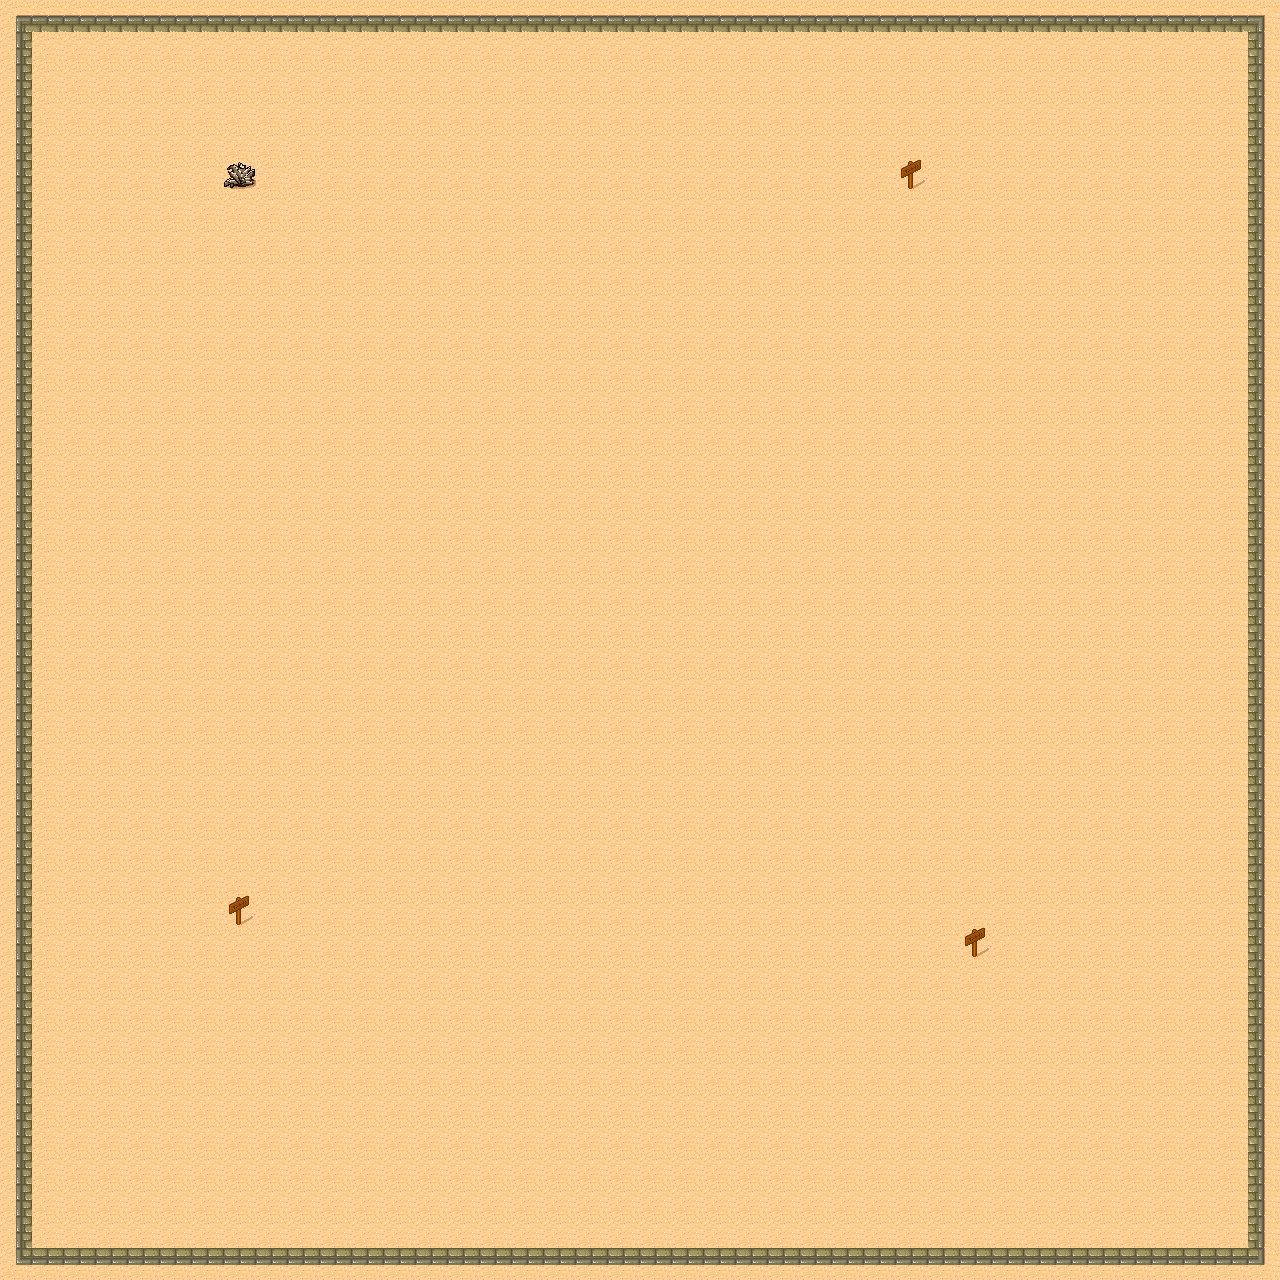

Tiled map render using the project's own tile images. Description and the map definition, with tile-layer contents summarised, below:
An orthogonal 40x40 tile map with 32x32 px tiles, 1 tile layer (Ground).

<map version="1.5" tiledversion="1.7.2" orientation="orthogonal" renderorder="right-down" width="40" height="40" tilewidth="32" tileheight="32" infinite="0" nextlayerid="2" nextobjectid="1">
 <tileset firstgid="1" source="desert.tsx" />
 <layer id="1" name="Ground" width="40" height="40">
  <data>[1600 cells, 1600 non-empty, 11 distinct tile ids]</data>
 </layer>
</map>
